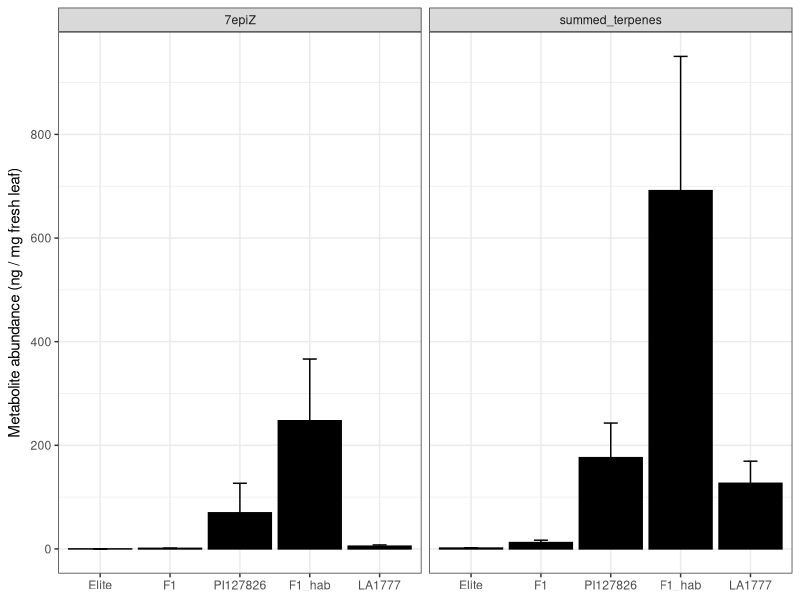
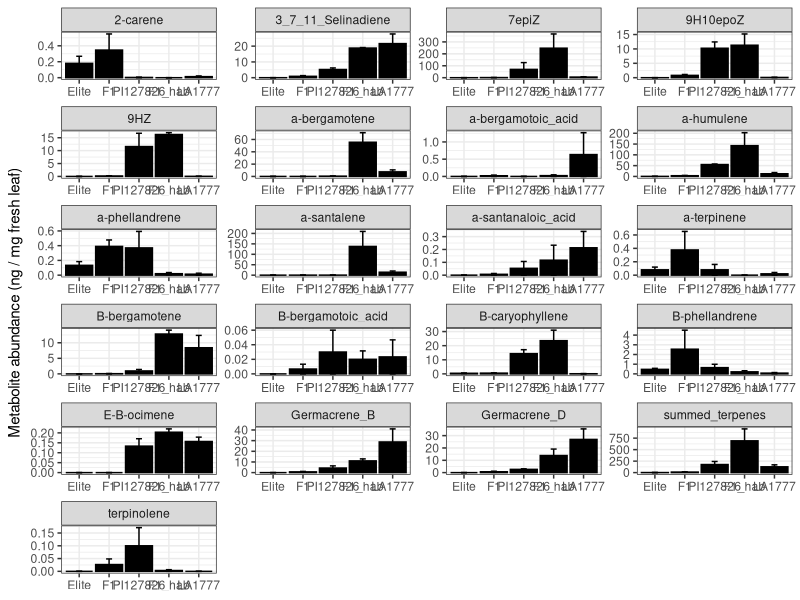

R code for these plots, in order:
library(tidyverse)
##############
# custom theme
##############
my.theme = 
  theme(text = element_text(),
        axis.text.x = element_text(size = 8, colour = "black", angle = 90),
        axis.text.y = element_text(size = 8, colour = "black"),
        axis.title.y = element_text(size = 8, colour = "black"),
        strip.background = element_blank(),
        panel.grid.major = element_blank(),
        panel.grid.minor = element_blank(),
        panel.border = element_rect(),
        panel.background = element_rect(fill = NA, color = "black"),
        strip.text.x = element_text(size=8, colour = "black")
  )+
  theme_bw()

#######

df <- read.delim("Figure_1/20200722_F1s_leafwash_ng_mg_tissue.txt", 
                       header = T, 
                       sep = "\t", 
                       dec = ".", 
                       check.names = F,
                       quote = "", # to avoid quotes around terpene names
                       stringsAsFactors = F)

# Make data tidy -> select for the right genotypes -> order the genotypes for plotting

df.long = df %>% pivot_longer(cols = 4:ncol(df), names_to = "metabolite", values_to = "value") %>% 
  filter(genotype %in% c("Elite", "F1", "PI127826",  "F1_hab", "LA1777")) %>%
  mutate(genotype = factor(genotype, 
                           levels = c("Elite", "F1", "PI127826",  "F1_hab", "LA1777"),
                           ordered = TRUE)) 

# Optional:
#calculate to nanogram metabolite per gram (instead of milligram) fresh leaf
# df.long$value = df.long$value * 1000

# calculate average values for each metabolite

df.avg = df.long %>% dplyr::group_by(genotype, metabolite) %>% dplyr::summarise(mean_value = mean(value), se = sd(value)/sqrt(3)) 

# Write average values to a table
write.table(df.avg, file = "Figure_1/average_metabolte_values.tsv", sep = "\t", row.names = FALSE)

#####################################################
# Fig 1A: plot 7-epizingiberene and summed_terpenes #
#####################################################

p.fig1a = 
df.avg %>% filter(metabolite %in% c("7epiZ", "summed_terpenes")) %>% 
  ggplot(., aes(x = genotype,
                y = mean_value)) +
  geom_bar(aes(x = genotype, 
               y = mean_value), 
           stat = "identity",
           color = "black", 
           fill = "black") +
  scale_y_continuous(breaks = c(0, 200,400,600,800))+
  geom_errorbar(aes(x = genotype, 
                    ymin = mean_value - se, 
                    ymax = mean_value + se), 
                width = 0.2)+
  facet_wrap(~metabolite)+
  my.theme +
  xlab(NULL) + 
  ylab(expression("Metabolite abundance (ng / mg fresh leaf)"))

ggsave(file = "Figure_1/Fig1A.pdf", plot = p.fig1a, width = 9, height = 6, units = "cm")

##########################################
# Supplemental Fig S1: plot all terpenes #
##########################################
p.figS1 = 
df.avg %>%
  ggplot(., aes(x = genotype,
                y = mean_value)) +
  geom_bar(aes(x = genotype, 
               y = mean_value), 
           stat = "identity",
           color = "black", 
           fill = "black") +
  geom_errorbar(aes(x = genotype, 
                    ymin = mean_value - se, 
                    ymax = mean_value + se), 
                width = 0.2)+
  facet_wrap(~metabolite, scale = "free", ncol = 4)+
  my.theme +
  xlab(NULL) + 
  ylab(expression("Metabolite abundance (ng / mg fresh leaf)"))

ggsave(file = "Figure_1/FigS1.pdf", plot = p.figS1, width = 18, height = 25, units = "cm")
